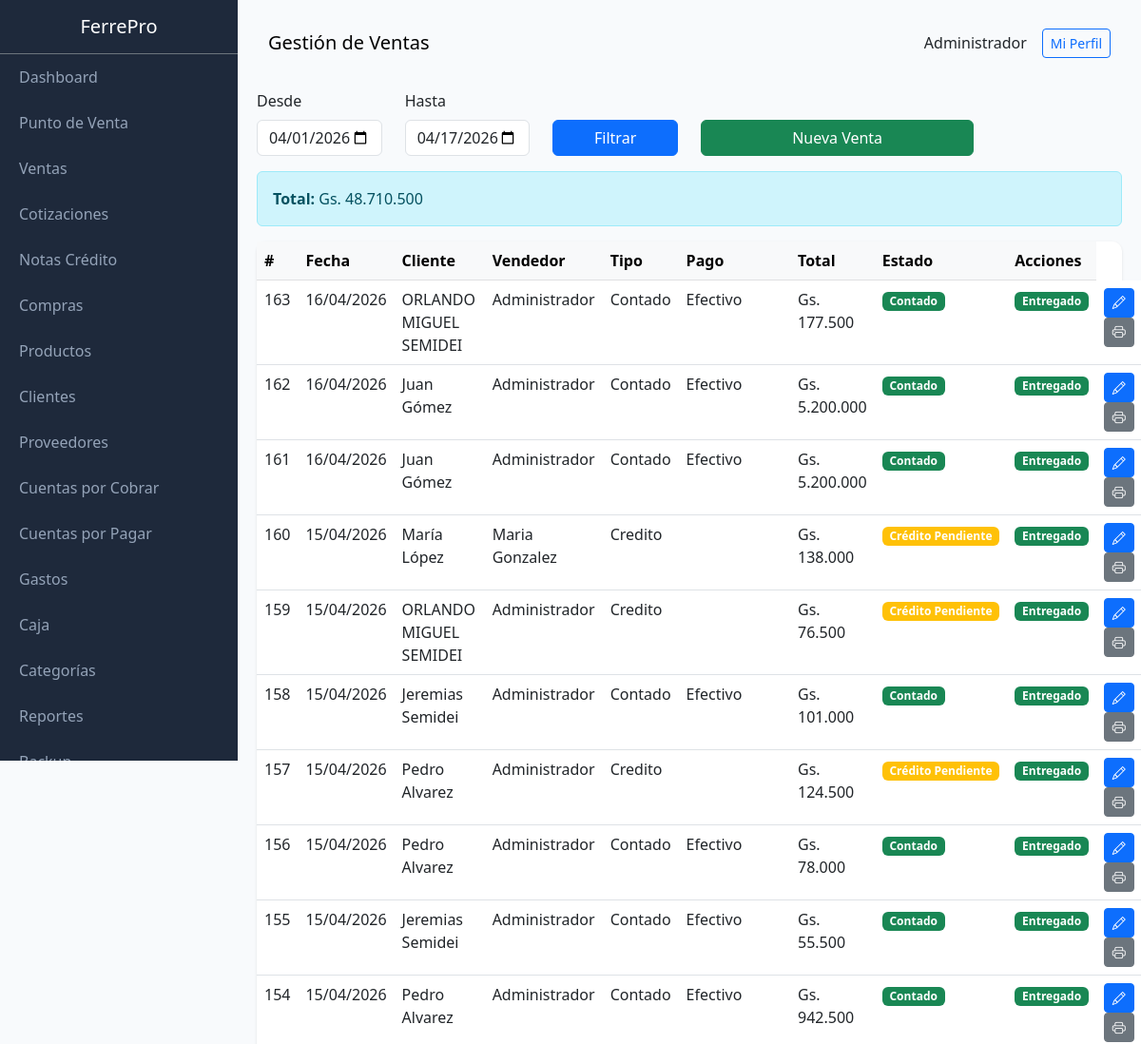
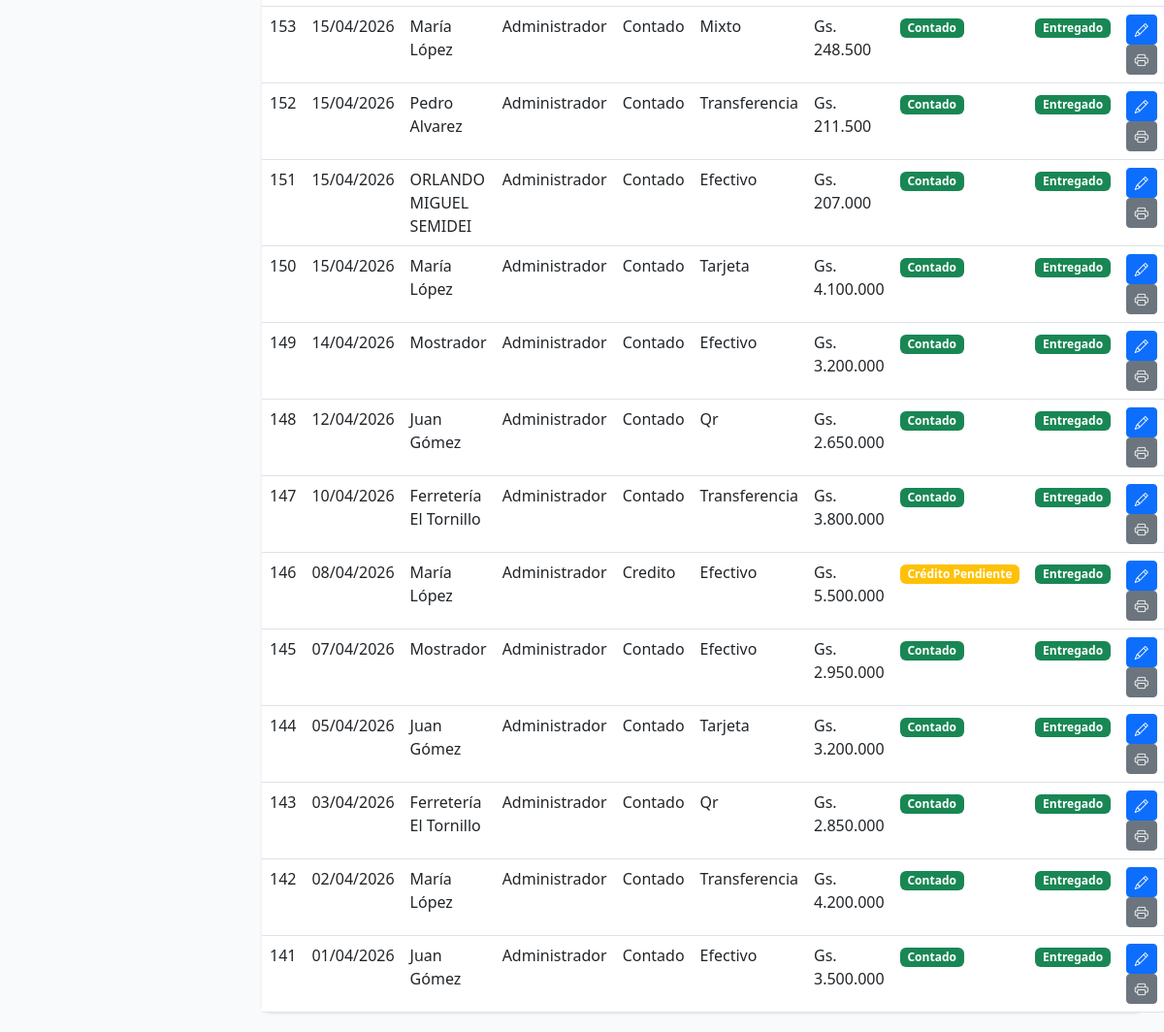
/public/index.php?page=sales (signed in), run on the app's committed database (2 pictures, top to bottom).
### tables this page shows
CREATE TABLE users (
                id INTEGER PRIMARY KEY AUTOINCREMENT,
                name TEXT NOT NULL,
                email TEXT UNIQUE,
                password TEXT NOT NULL,
                role TEXT DEFAULT 'vendedor',
                active INTEGER DEFAULT 1,
                created_at DATETIME DEFAULT CURRENT_TIMESTAMP
            , last_login DATETIME, last_password_change DATETIME, failed_login_attempts INTEGER DEFAULT 0, locked_until DATETIME, two_fa_enabled INTEGER DEFAULT 0, two_fa_secret TEXT);

CREATE TABLE sales (
                id INTEGER PRIMARY KEY AUTOINCREMENT,
                client_id INTEGER,
                user_id INTEGER,
                type TEXT DEFAULT 'contado',
                status TEXT DEFAULT 'pagada',
                subtotal REAL DEFAULT 0,
                discount REAL DEFAULT 0,
                total REAL DEFAULT 0,
                payment_method TEXT DEFAULT 'efectivo',
                delivery_type TEXT DEFAULT 'mostrador',
                notes TEXT,
                created_at DATETIME DEFAULT CURRENT_TIMESTAMP,
                FOREIGN KEY (client_id) REFERENCES clients(id),
                FOREIGN KEY (user_id) REFERENCES users(id)
            );

CREATE TABLE clients (
                id INTEGER PRIMARY KEY AUTOINCREMENT,
                name TEXT NOT NULL,
                document_type TEXT DEFAULT 'DNI',
                document TEXT,
                phone TEXT,
                email TEXT,
                address TEXT,
                credit_limit REAL DEFAULT 0,
                category TEXT DEFAULT 'minorista',
                balance REAL DEFAULT 0,
                active INTEGER DEFAULT 1,
                created_at DATETIME DEFAULT CURRENT_TIMESTAMP
            , credit_days INTEGER DEFAULT 30);

### class/Database.php (called while the page is built, shortened)
<?php
class Database extends PDO {
    private static $instance = null;
    private function __construct() {
        $dbPath = dirname(__DIR__) . '/storage/ferrepro.db';
        $this->initTables();
    }
    public static function getInstance() {
        if (self::$instance === null) {
            self::$instance = new self();
        }
        return self::$instance;
    }
    private function initTables() {
        $this->seedDefaultData();
    }
    private function seedDefaultData() {
        $stmt = $this->query("SELECT COUNT(*) as count FROM users");
    }
}

### class/Format.php (called while the page is built, shortened)
<?php
class Format {
    public static function money($amount) {
        $amount = floatval($amount);
        return 'Gs. ' . number_format($amount, 0, ',', '.');
    }
    public static function date($date) {
        try {
            $dateObj = new DateTime($date);
            return $dateObj->format('d/m/Y');
        } catch (Exception $e) {
            return 'Fecha inválida';
        }
    }
}

### views/sales/index.php (the view, shortened to what this page needs)
<?php
$pageTitle = 'Gestión de Ventas';
$dateFrom = $_GET['date_from'] ?? date('Y-m-01');
$dateTo = $_GET['date_to'] ?? date('Y-m-d');
$sales = db()->query("
    SELECT s.*, u.name as user_name, c.name as client_name
    FROM sales s
    LEFT JOIN users u ON s.user_id = u.id
    LEFT JOIN clients c ON s.client_id = c.id
    WHERE DATE(s.created_at) >= '$dateFrom' AND DATE(s.created_at) <= '$dateTo'
    ORDER BY s.id DESC
    LIMIT 50
")->fetchAll(PDO::FETCH_ASSOC);
$totalSales = db()->query("SELECT COALESCE(SUM(total), 0) as total FROM sales WHERE DATE(created_at) >= '$dateFrom' AND DATE(created_at) <= '$dateTo'")->fetch(PDO::FETCH_ASSOC);
$content = '
<form method="GET" class="row mb-3">
    <input type="hidden" name="page" value="sales">
    <div class="col-md-2">
        <label class="form-label">Desde</label>
        <input type="date" name="date_from" class="form-control" value="' . $dateFrom . '">
    </div>
    <div class="col-md-2">
        <label class="form-label">Hasta</label>
        <input type="date" name="date_to" class="form-control" value="' . $dateTo . '">
    </div>
    <div class="col-md-2 d-flex align-items-end">
        <button type="submit" class="btn btn-primary w-100">Filtrar</button>
    </div>
    <div class="col-md-4 d-flex align-items-end">
        <a href="?page=pos" class="btn btn-success w-100">Nueva Venta</a>
    </div>
</form>
<div class="alert alert-info">
    <strong>Total:</strong> ' . Format::money($totalSales['total']) . '
</div>
<div class="card">
    <div class="card-body p-0">
        <table class="table table-hover mb-0">
            <thead class="table-light">
                <tr>
                    <th>#</th>
                    <th>Fecha</th>
                    <th>Cliente</th>
                    <th>Vendedor</th>
                    <th>Tipo</th>
                    <th>Pago</th>
                    <th>Total</th>
                    <th>Estado</th>
                    <th>Acciones</th>
                </tr>
            </thead>
            <tbody>';
if (empty($sales)) {
    $content .= '<tr><td colspan="10" class="text-center text-muted">No hay ventas</td></tr>';
} else {
    foreach ($sales as $s) {
        $saleType = $s['type'];
        $saleStatus = $s['status'] ?? ($s['type'] === 'contado' ? 'pagada' : 'pendiente');
        $deliveryType = $s['delivery_type'] ?? 'mostrador';
        if ($saleType === 'contado') {
            $statusLabel = 'Contado';
            $statusClass = 'success';
        } else {
            if ($saleStatus === 'pagada') {
                $statusLabel = 'Crédito Pagado';
                $statusClass = 'success';
            } else {
                $statusLabel = 'Crédito Pendiente';
                $statusClass = 'warning';
            }
        }
        if ($deliveryType === 'pendiente') {
            $deliveryLabel = '<a href="?page=sales&action=deliver&id=' . $s['id'] . '" class="badge bg-warning text-decoration-none" title="Clic para marcar como entregado">Pendiente <i class="bi bi-hand-index"></i></a>';
            $deliveryAction = '';
        } else if ($deliveryType === 'delivery') {
            $deliveryLabel = '<span class="badge bg-info">Delivery</span>';
            $deliveryAction = '';
        } else {
            $deliveryLabel = '<span class="badge bg-success">Entregado</span>';
            $deliveryAction = '';
        }
        $content .= '<tr>
            <td>' . $s['id'] . '</td>
            <td>' . Format::date($s['created_at']) . '</td>
            <td>' . ($s['client_name'] ?? 'Mostrador') . '</td>
            <td>' . $s['user_name'] . '</td>
            <td>' . ucfirst($s['type']) . '</td>
            <td>' . ucfirst($s['payment_method']) . '</td>
            <td>' . Format::money($s['total']) . '</td>
            <td><span class="badge bg-' . $statusClass . '">' . $statusLabel . '</span></td>
            <td>' . $deliveryLabel . '</td>
            <td>
                <a href="?page=sales&action=edit&id=' . $s['id'] . '" class="btn btn-sm btn-primary" title="Editar"><i class="bi bi-pencil"></i></a>
                <a href="?page=sales&action=print&id=' . $s['id'] . '" class="btn btn-sm btn-secondary" target="_blank" title="Imprimir"><i class="bi bi-printer"></i></a>
                ' . $deliveryAction . '
            </td>
        </tr>';
    }
}
$content .= '</tbody>
        </table>
    </div>
</div>';

### views/layouts/main.php (shortened to what this page needs)
<!DOCTYPE html>
<html lang="es">
<head>
    <link rel="stylesheet" href="https://cdn.jsdelivr.net/npm/bootstrap@5.3.0/dist/css/bootstrap.min.css">
    <link rel="stylesheet" href="https://cdn.jsdelivr.net/npm/bootstrap-icons@1.10.0/font/bootstrap-icons.css">
</head>
<body>
    <div class="sidebar">
        <div class="p-3 text-center border-bottom border-secondary">
            <h5 class="text-white mb-0">FerrePro</h5>
        </div>
        <nav class="nav flex-column">
            <a class="nav-link" href="?page=dashboard">Dashboard</a>
            <a class="nav-link" href="?page=pos">Punto de Venta</a>
            <a class="nav-link" href="?page=sales">Ventas</a>
            <a class="nav-link" href="?page=quotes">Cotizaciones</a>
            <a class="nav-link" href="?page=credit_notes">Notas Crédito</a>
            <a class="nav-link" href="?page=purchases">Compras</a>
            <a class="nav-link" href="?page=products">Productos</a>
            <a class="nav-link" href="?page=clients">Clientes</a>
            <a class="nav-link" href="?page=providers">Proveedores</a>
            <a class="nav-link" href="?page=receivable">Cuentas por Cobrar</a>
            <a class="nav-link" href="?page=payable">Cuentas por Pagar</a>
            <a class="nav-link" href="?page=expenses">Gastos</a>
            <a class="nav-link" href="?page=cash">Caja</a>
            <a class="nav-link" href="?page=categories">Categorías</a>
            <a class="nav-link" href="?page=reports">Reportes</a>
            <a class="nav-link" href="?page=backup">Backup</a>
        </nav>
    </div>
    <div class="main-content">
        <nav class="navbar navbar-expand-lg mb-4 rounded">
            <div class="container-fluid">
                <span class="navbar-brand mb-0 h1"><?= $pageTitle ?? 'FerrePro' ?></span>
                <div class="d-flex align-items-center gap-3">
                    <span><?= user()['name'] ?? '' ?></span>
                    <a href="?page=profile" class="btn btn-sm btn-outline-primary">Mi Perfil</a>
                </div>
            </div>
        </nav>
        <?= $content ?? '' ?>
    </div>
</body>
</html>

### views/layouts/main.php (style rules this page uses)
:root { --primary: #2563eb; --dark: #1e293b; }
body { font-family: 'Segoe UI', sans-serif; background: #f8fafc; }
.sidebar { width: 250px; background: var(--dark); height: 100vh; position: fixed; top: 0; left: 0; overflow-y: auto; }
.sidebar .nav-link { color: #94a3b8; padding: 12px 20px; }
.main-content { margin-left: 250px; padding: 20px; }
.card { border: none; border-radius: 10px; box-shadow: 0 1px 3px rgba(0,0,0,0.1); }

### data on the page
users: name "Administrador"
sales: id "163", created_at "16/04/2026", client.name "ORLANDO MIGUEL SEMIDEI", user.name "Administrador", type "Contado", payment_method "Efectivo", total "Gs. 177.500", delivery_type "Entregado"
sales: id "162", created_at "16/04/2026", client.name "Juan Gómez", user.name "Administrador", type "Contado", payment_method "Efectivo", total "Gs. 5.200.000", delivery_type "Entregado"
sales: id "161", created_at "16/04/2026", client.name "Juan Gómez", user.name "Administrador", type "Contado", payment_method "Efectivo", total "Gs. 5.200.000", delivery_type "Entregado"
sales: id "160", created_at "15/04/2026", client.name "María López", user.name "Maria Gonzalez", type "Credito", total "Gs. 138.000", status "Crédito Pendiente", delivery_type "Entregado"
sales: id "159", created_at "15/04/2026", client.name "ORLANDO MIGUEL SEMIDEI", user.name "Administrador", type "Credito", total "Gs. 76.500", status "Crédito Pendiente", delivery_type "Entregado"
sales: id "158", created_at "15/04/2026", client.name "Jeremias Semidei", user.name "Administrador", type "Contado", payment_method "Efectivo", total "Gs. 101.000", delivery_type "Entregado"
sales: id "157", created_at "15/04/2026", client.name "Pedro Alvarez", user.name "Administrador", type "Credito", total "Gs. 124.500", status "Crédito Pendiente", delivery_type "Entregado"
sales: id "156", created_at "15/04/2026", client.name "Pedro Alvarez", user.name "Administrador", type "Contado", payment_method "Efectivo", total "Gs. 78.000", delivery_type "Entregado"
sales: id "155", created_at "15/04/2026", client.name "Jeremias Semidei", user.name "Administrador", type "Contado", payment_method "Efectivo", total "Gs. 55.500", delivery_type "Entregado"
sales: id "154", created_at "15/04/2026", client.name "Pedro Alvarez", user.name "Administrador", type "Contado", payment_method "Efectivo", total "Gs. 942.500", delivery_type "Entregado"
sales: id "153", created_at "15/04/2026", client.name "María López", user.name "Administrador", type "Contado", payment_method "Mixto", total "Gs. 248.500", delivery_type "Entregado"
sales: id "152", created_at "15/04/2026", client.name "Pedro Alvarez", user.name "Administrador", type "Contado", payment_method "Transferencia", total "Gs. 211.500", delivery_type "Entregado"
sales: id "151", created_at "15/04/2026", client.name "ORLANDO MIGUEL SEMIDEI", user.name "Administrador", type "Contado", payment_method "Efectivo", total "Gs. 207.000", delivery_type "Entregado"
sales: id "150", created_at "15/04/2026", client.name "María López", user.name "Administrador", type "Contado", payment_method "Tarjeta", total "Gs. 4.100.000", delivery_type "Entregado"
sales: id "149", created_at "14/04/2026", client_name "Mostrador", user.name "Administrador", type "Contado", payment_method "Efectivo", total "Gs. 3.200.000", delivery_type "Entregado"
sales: id "148", created_at "12/04/2026", client.name "Juan Gómez", user.name "Administrador", type "Contado", payment_method "Qr", total "Gs. 2.650.000", delivery_type "Entregado"
sales: id "147", created_at "10/04/2026", client.name "Ferretería El Tornillo", user.name "Administrador", type "Contado", payment_method "Transferencia", total "Gs. 3.800.000", delivery_type "Entregado"
sales: id "146", created_at "08/04/2026", client.name "María López", user.name "Administrador", type "Credito", payment_method "Efectivo", total "Gs. 5.500.000", status "Crédito Pendiente", delivery_type "Entregado"
sales: id "145", created_at "07/04/2026", client_name "Mostrador", user.name "Administrador", type "Contado", payment_method "Efectivo", total "Gs. 2.950.000", delivery_type "Entregado"
sales: id "144", created_at "05/04/2026", client.name "Juan Gómez", user.name "Administrador", type "Contado", payment_method "Tarjeta", total "Gs. 3.200.000", delivery_type "Entregado"
sales: id "143", created_at "03/04/2026", client.name "Ferretería El Tornillo", user.name "Administrador", type "Contado", payment_method "Qr", total "Gs. 2.850.000", delivery_type "Entregado"
sales: id "142", created_at "02/04/2026", client.name "María López", user.name "Administrador", type "Contado", payment_method "Transferencia", total "Gs. 4.200.000", delivery_type "Entregado"
sales: id "141", created_at "01/04/2026", client.name "Juan Gómez", user.name "Administrador", type "Contado", payment_method "Efectivo", total "Gs. 3.500.000", delivery_type "Entregado"

### other printed values
$pageTitle "Gestión de Ventas"
Format::money($totalSales['total']) "Gs. 48.710.500"
